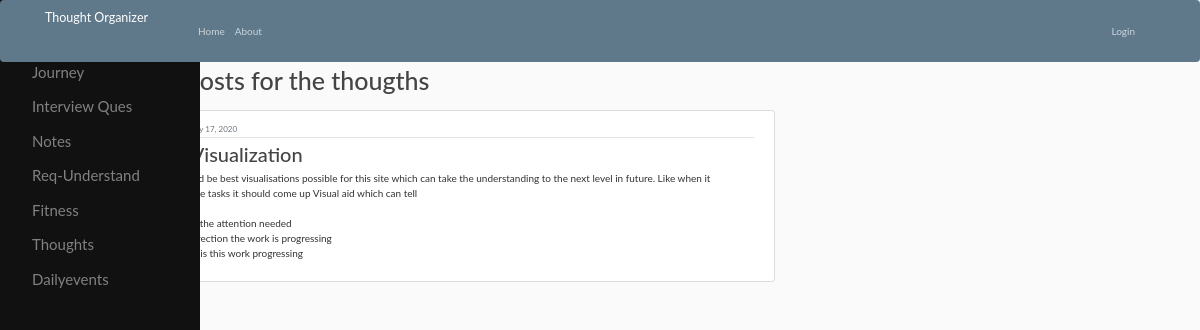
/post/21/, run on the app's committed database.
### dailyactivities/models.py (models this page shows, shortened)
class Post(models.Model):
	title = models.CharField(max_length=100)
	content = models.TextField()
	date_posted = models.DateTimeField(default=timezone.now)
	author = models.ForeignKey(User, on_delete=models.CASCADE)

### dailyactivities/views.py (the view)
# urls.py: path('post/<int:pk>/',PostDetailView.as_view(), name='post-detail'),
class PostDetailView(DetailView):
	model = Post

### dailyactivities/templates/dailyactivities/post_detail.html (shortened to what this page needs)
{% extends "dailyactivities/layout.html"%}
{% block blog%}
<h1>Below is the posts for the thougths </h1>
  <article class="media content-section">
    <div class="media-body">
      <div class="article-metadata">
        <a class="mr-2" href="{% url 'user_thoughts' object.author.username %}">{{ object.author }}</a>
        <small class="text-muted">{{ object.date_posted|date:"F d, Y" }}</small>
      </div>
      <h2 class="article-title">{{ object.title }}</h2>
      <p class="article-content">{{ object.content }}</p>
    </div>
  </article>
{% endblock blog%}

### dailyactivities/static/dailyactivities/main.css (style rules this page uses)
body { background: #fafafa; color: #333333; margin-top: 5rem; }
h1, h2, h3, h4, h5, h6 { color: #444444; }
.content-section { background: #ffffff; padding: 10px 20px; border: 1px solid #dddddd; border-radius: 3px; margin-bottom: 20px; }
.article-title { color: #444444; }
.article-content { white-space: pre-line; }
.article-metadata { padding-bottom: 1px; margin-bottom: 4px; border-bottom: 1px solid #e3e3e3 }

### dailyactivities/templates/dailyactivities/layout.html (style rules this page uses)
body { font-family: "Lato", sans-serif; }

### data on the page
Post: date_posted "January 17, 2020", title "Best Visualization", content "There should be best visualisations possible for this site which can take the understanding to the next level in future. Like when it organises the tasks it should come up Visual aid which can tell 1) Where is the attention needed 2) Which direction the work is progressing 3) How fast is this work progressing"
